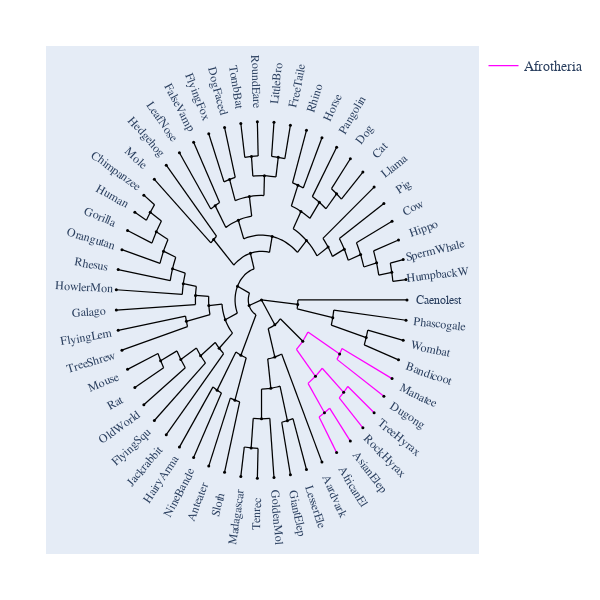

Notebook code cell kept with this figure:
### Markdown cell above
## With Contemporaneous Tips

### Code cell
fig.contemporaneous = True
fig.label_pad = 0.23
fig.show()

### Figure 1 — Plotly figure (JSON) as saved in the notebook; plotly's stock layout.template omitted (floating-point values rounded to 4 significant figures; data arrays with more than 128 entries replaced by an {"elided": "..."} marker saying what was removed)
{"data": [{"line": {"color": "black", "shape": "spline", "smoothing": 1.3, "width": 1.25}, "mode": "lines", "showlegend": false, "type": "scatter", "x": {"elided": "766 float values"}, "y": {"elided": "766 float values"}}, {"legendgroup": "Afrotheria", "line": {"color": "magenta", "width": 1.25}, "mode": "lines", "name": "Afrotheria", "type": "scatter", "x": [0.2401, 0.2634, 0.2839, null, 0.2401, 0.3711, null, 0.3199, 0.3594, 0.3711, null, 0.3199, 0.4327, null, 0.3959, 0.4327, null, 0.3959, 0.5164, null, 0.4327, 0.4682, null, 0.4682, 0.6106, null, 0.3711, 0.407, 0.4175, null, 0.4175, 0.5648, null, 0.5343, 0.5648, null, 0.5343, 0.6969, null, 0.5648, 0.5935, null, 0.5935, 0.7741, null, 0.2839, 0.303, 0.3193, null, 0.3193, 0.537, null, 0.5188, 0.537, null, 0.5188, 0.8413, null, 0.537, 0.5534, null, 0.5534, 0.8974, null], "y": [-0.2771, -0.2551, -0.2321, null, -0.2771, -0.4283, null, -0.4678, -0.4381, -0.4283, null, -0.4678, -0.6329, null, -0.6565, -0.6329, null, -0.6565, -0.8563, null, -0.6329, -0.6071, null, -0.6071, -0.7919, null, -0.4283, -0.3943, -0.3832, null, -0.3832, -0.5184, null, -0.5498, -0.5184, null, -0.5498, -0.7171, null, -0.5184, -0.4853, null, -0.4853, -0.633, null, -0.2321, -0.2065, -0.1803, null, -0.1803, -0.3032, null, -0.3334, -0.3032, null, -0.3334, -0.5406, null, -0.3032, -0.2721, null, -0.2721, -0.4412, null]}, {"hoverinfo": "text", "marker": {"color": "black", "size": 3, "symbol": "circle"}, "mode": "markers", "showlegend": false, "text": ["root", "edge.37", "edge.33", "edge.19", "edge.17", "edge.16", "edge.15", "edge.14", "edge.13", "edge.12", "edge.11", "HumpbackW", "SpermWhale", "Hippo", "Cow", "Pig", "Llama", "edge.10", "edge.9", "edge.8", "Cat", "Dog", "Pangolin", "edge.7", "Horse", "Rhino", "edge.6", "edge.4", "edge.3", "edge.1", "FreeTaile", "LittleBro", "edge.2", "RoundEare", "TombBat", "edge.0", "DogFaced", "FlyingFox", "edge.5", "FalseVamp", "LeafNose", "edge.18", "Hedgehog", "Mole", "edge.32", "edge.27", "edge.26", "edge.25", "edge.24", "edge.23", "edge.22", "edge.21", "Chimpanzee", "Human", "Gorilla", "Orangutan", "Rhesus", "HowlerMon", "Galago", "edge.20", "FlyingLem", "TreeShrew", "edge.31", "edge.30", "edge.29", "edge.28", "Mouse", "Rat", "OldWorld", "FlyingSqu", "Jackrabbit", "edge.36", "edge.34", "HairyArma", "NineBande", "edge.35", "Anteater", "Sloth", "edge.48", "edge.47", "edge.46", "edge.44", "edge.43", "Madagascar", "Tenrec", "GoldenMol", "edge.45", "GiantElep", "LesserEle", "Aardvark", "edge.42", "edge.41", "edge.39", "AfricanEl", "AsianElep", "edge.40", "RockHyrax", "TreeHyrax", "edge.38", "Dugong", "Manatee", "edge.51", "edge.50", "edge.49", "Bandicoot", "Wombat", "Phascogale", "Caenolest"], "type": "scatter", "x": [0, -0.08527, -0.1649, -0.07649, 0.07317, 0.3091, 0.4578, 0.5691, 0.6814, 0.7913, 0.8958, 0.9935, 0.974, 0.9418, 0.8974, 0.8413, 0.7741, 0.2711, 0.3978, 0.516, 0.6969, 0.6106, 0.5164, 0.2506, 0.4154, 0.309, -0.1595, -0.08338, 0.0199, 0.115, 0.1986, 0.08558, -0.06915, -0.02856, -0.1423, -0.2197, -0.2542, -0.3628, -0.3189, -0.4667, -0.5644, -0.3295, -0.6549, -0.7367, -0.2492, -0.3623, -0.4538, -0.5378, -0.6119, -0.6739, -0.7236, -0.7648, -0.809, -0.8707, -0.9211, -0.9595, -0.9854, -0.9984, -0.9984, -0.5165, -0.9854, -0.9595, -0.2911, -0.4185, -0.5547, -0.6934, -0.9211, -0.8707, -0.809, -0.7367, -0.6549, -0.1416, -0.3051, -0.5644, -0.4667, -0.1826, -0.3628, -0.2542, 0.0916, 0.09162, 0.06408, -1.225e-16, -0.07131, -0.1423, -0.02856, 0.08558, 0.178, 0.1986, 0.309, 0.4154, 0.2839, 0.3711, 0.4327, 0.5164, 0.6106, 0.5648, 0.6969, 0.7741, 0.537, 0.8413, 0.8974, 0.2488, 0.49, 0.7196, 0.9418, 0.974, 0.9935, 1], "y": [0, -0.03152, 0.07649, 0.2618, 0.3562, 0.3332, 0.2965, 0.2848, 0.2542, 0.208, 0.155, 0.114, 0.2265, 0.336, 0.4412, 0.5406, 0.633, 0.4965, 0.5475, 0.5954, 0.7171, 0.7919, 0.8563, 0.6436, 0.9096, 0.9511, 0.4471, 0.5799, 0.6967, 0.7999, 0.9801, 0.9963, 0.8051, 0.9996, 0.9898, 0.6761, 0.9671, 0.9319, 0.5289, 0.8844, 0.8255, 0.339, 0.7557, 0.6762, -0.1107, -0.03144, 0.02514, 0.09109, 0.1749, 0.2735, 0.3818, 0.4915, 0.5878, 0.4917, 0.3893, 0.2817, 0.1705, 0.05709, -0.05709, -0.1201, -0.1705, -0.2817, -0.271, -0.3133, -0.3345, -0.3409, -0.3893, -0.4917, -0.5878, -0.6762, -0.7557, -0.3101, -0.506, -0.8255, -0.8844, -0.562, -0.9319, -0.9671, -0.1392, -0.3205, -0.4959, -0.6667, -0.8303, -0.9898, -0.9996, -0.9963, -0.677, -0.9801, -0.9511, -0.9096, -0.2321, -0.4283, -0.6329, -0.8563, -0.7919, -0.5184, -0.7171, -0.633, -0.3032, -0.5406, -0.4412, -0.02495, -0.0993, -0.2113, -0.336, -0.2265, -0.114, -2.449e-16]}], "layout": {"annotations": [{"font": {"family": "Inconsolata, monospace", "size": 12}, "showarrow": false, "text": "HumpbackW ", "textangle": -6.545, "x": 1.222, "xanchor": "center", "xref": "x", "y": 0.1402, "yanchor": "middle", "yref": "y"}, {"font": {"family": "Inconsolata, monospace", "size": 12}, "showarrow": false, "text": "SpermWhale", "textangle": -13.09, "x": 1.198, "xanchor": "center", "xref": "x", "y": 0.2786, "yanchor": "middle", "yref": "y"}, {"font": {"family": "Inconsolata, monospace", "size": 12}, "showarrow": false, "text": "Hippo     ", "textangle": -19.64, "x": 1.158, "xanchor": "center", "xref": "x", "y": 0.4133, "yanchor": "middle", "yref": "y"}, {"font": {"family": "Inconsolata, monospace", "size": 12}, "showarrow": false, "text": "Cow       ", "textangle": -26.18, "x": 1.104, "xanchor": "center", "xref": "x", "y": 0.5427, "yanchor": "middle", "yref": "y"}, {"font": {"family": "Inconsolata, monospace", "size": 12}, "showarrow": false, "text": "Pig       ", "textangle": -32.73, "x": 1.035, "xanchor": "center", "xref": "x", "y": 0.665, "yanchor": "middle", "yref": "y"}, {"font": {"family": "Inconsolata, monospace", "size": 12}, "showarrow": false, "text": "Llama     ", "textangle": -39.27, "x": 0.9522, "xanchor": "center", "xref": "x", "y": 0.7786, "yanchor": "middle", "yref": "y"}, {"font": {"family": "Inconsolata, monospace", "size": 12}, "showarrow": false, "text": "Cat       ", "textangle": -45.82, "x": 0.8572, "xanchor": "center", "xref": "x", "y": 0.8821, "yanchor": "middle", "yref": "y"}, {"font": {"family": "Inconsolata, monospace", "size": 12}, "showarrow": false, "text": "Dog       ", "textangle": -52.36, "x": 0.7511, "xanchor": "center", "xref": "x", "y": 0.974, "yanchor": "middle", "yref": "y"}, {"font": {"family": "Inconsolata, monospace", "size": 12}, "showarrow": false, "text": "Pangolin  ", "textangle": -58.91, "x": 0.6352, "xanchor": "center", "xref": "x", "y": 1.053, "yanchor": "middle", "yref": "y"}, {"font": {"family": "Inconsolata, monospace", "size": 12}, "showarrow": false, "text": "Horse     ", "textangle": -65.45, "x": 0.511, "xanchor": "center", "xref": "x", "y": 1.119, "yanchor": "middle", "yref": "y"}, {"font": {"family": "Inconsolata, monospace", "size": 12}, "showarrow": false, "text": "Rhino     ", "textangle": -72, "x": 0.3801, "xanchor": "center", "xref": "x", "y": 1.17, "yanchor": "middle", "yref": "y"}, {"font": {"family": "Inconsolata, monospace", "size": 12}, "showarrow": false, "text": "FreeTaile ", "textangle": -78.55, "x": 0.2443, "xanchor": "center", "xref": "x", "y": 1.206, "yanchor": "middle", "yref": "y"}, {"font": {"family": "Inconsolata, monospace", "size": 12}, "showarrow": false, "text": "LittleBro ", "textangle": -85.09, "x": 0.1053, "xanchor": "center", "xref": "x", "y": 1.225, "yanchor": "middle", "yref": "y"}, {"font": {"family": "Inconsolata, monospace", "size": 12}, "showarrow": false, "text": " RoundEare", "textangle": 88.36, "x": -0.03512, "xanchor": "center", "xref": "x", "y": 1.229, "yanchor": "middle", "yref": "y"}, {"font": {"family": "Inconsolata, monospace", "size": 12}, "showarrow": false, "text": "   TombBat", "textangle": 81.82, "x": -0.175, "xanchor": "center", "xref": "x", "y": 1.217, "yanchor": "middle", "yref": "y"}, {"font": {"family": "Inconsolata, monospace", "size": 12}, "showarrow": false, "text": "  DogFaced", "textangle": 75.27, "x": -0.3127, "xanchor": "center", "xref": "x", "y": 1.19, "yanchor": "middle", "yref": "y"}, {"font": {"family": "Inconsolata, monospace", "size": 12}, "showarrow": false, "text": " FlyingFox", "textangle": 68.73, "x": -0.4463, "xanchor": "center", "xref": "x", "y": 1.146, "yanchor": "middle", "yref": "y"}, {"font": {"family": "Inconsolata, monospace", "size": 12}, "showarrow": false, "text": " FalseVamp", "textangle": 62.18, "x": -0.574, "xanchor": "center", "xref": "x", "y": 1.088, "yanchor": "middle", "yref": "y"}, {"font": {"family": "Inconsolata, monospace", "size": 12}, "showarrow": false, "text": "  LeafNose", "textangle": 55.64, "x": -0.6943, "xanchor": "center", "xref": "x", "y": 1.015, "yanchor": "middle", "yref": "y"}, {"font": {"family": "Inconsolata, monospace", "size": 12}, "showarrow": false, "text": "  Hedgehog", "textangle": 49.09, "x": -0.8055, "xanchor": "center", "xref": "x", "y": 0.9296, "yanchor": "middle", "yref": "y"}, {"font": {"family": "Inconsolata, monospace", "size": 12}, "showarrow": false, "text": "      Mole", "textangle": 42.55, "x": -0.9062, "xanchor": "center", "xref": "x", "y": 0.8317, "yanchor": "middle", "yref": "y"}, {"font": {"family": "Inconsolata, monospace", "size": 12}, "showarrow": false, "text": "Chimpanzee", "textangle": 36, "x": -0.9951, "xanchor": "center", "xref": "x", "y": 0.723, "yanchor": "middle", "yref": "y"}, {"font": {"family": "Inconsolata, monospace", "size": 12}, "showarrow": false, "text": "     Human", "textangle": 29.45, "x": -1.071, "xanchor": "center", "xref": "x", "y": 0.6048, "yanchor": "middle", "yref": "y"}, {"font": {"family": "Inconsolata, monospace", "size": 12}, "showarrow": false, "text": "   Gorilla", "textangle": 22.91, "x": -1.133, "xanchor": "center", "xref": "x", "y": 0.4788, "yanchor": "middle", "yref": "y"}, {"font": {"family": "Inconsolata, monospace", "size": 12}, "showarrow": false, "text": " Orangutan", "textangle": 16.36, "x": -1.18, "xanchor": "center", "xref": "x", "y": 0.3465, "yanchor": "middle", "yref": "y"}, {"font": {"family": "Inconsolata, monospace", "size": 12}, "showarrow": false, "text": "    Rhesus", "textangle": 9.818, "x": -1.212, "xanchor": "center", "xref": "x", "y": 0.2097, "yanchor": "middle", "yref": "y"}, {"font": {"family": "Inconsolata, monospace", "size": 12}, "showarrow": false, "text": " HowlerMon", "textangle": 3.273, "x": -1.228, "xanchor": "center", "xref": "x", "y": 0.07022, "yanchor": "middle", "yref": "y"}, {"font": {"family": "Inconsolata, monospace", "size": 12}, "showarrow": false, "text": "    Galago", "textangle": -3.273, "x": -1.228, "xanchor": "center", "xref": "x", "y": -0.07022, "yanchor": "middle", "yref": "y"}, {"font": {"family": "Inconsolata, monospace", "size": 12}, "showarrow": false, "text": " FlyingLem", "textangle": -9.818, "x": -1.212, "xanchor": "center", "xref": "x", "y": -0.2097, "yanchor": "middle", "yref": "y"}, {"font": {"family": "Inconsolata, monospace", "size": 12}, "showarrow": false, "text": " TreeShrew", "textangle": -16.36, "x": -1.18, "xanchor": "center", "xref": "x", "y": -0.3465, "yanchor": "middle", "yref": "y"}, {"font": {"family": "Inconsolata, monospace", "size": 12}, "showarrow": false, "text": "     Mouse", "textangle": -22.91, "x": -1.133, "xanchor": "center", "xref": "x", "y": -0.4788, "yanchor": "middle", "yref": "y"}, {"font": {"family": "Inconsolata, monospace", "size": 12}, "showarrow": false, "text": "       Rat", "textangle": -29.45, "x": -1.071, "xanchor": "center", "xref": "x", "y": -0.6048, "yanchor": "middle", "yref": "y"}, {"font": {"family": "Inconsolata, monospace", "size": 12}, "showarrow": false, "text": "  OldWorld", "textangle": -36, "x": -0.9951, "xanchor": "center", "xref": "x", "y": -0.723, "yanchor": "middle", "yref": "y"}, {"font": {"family": "Inconsolata, monospace", "size": 12}, "showarrow": false, "text": " FlyingSqu", "textangle": -42.55, "x": -0.9062, "xanchor": "center", "xref": "x", "y": -0.8317, "yanchor": "middle", "yref": "y"}, {"font": {"family": "Inconsolata, monospace", "size": 12}, "showarrow": false, "text": "Jackrabbit", "textangle": -49.09, "x": -0.8055, "xanchor": "center", "xref": "x", "y": -0.9296, "yanchor": "middle", "yref": "y"}, {"font": {"family": "Inconsolata, monospace", "size": 12}, "showarrow": false, "text": " HairyArma", "textangle": -55.64, "x": -0.6943, "xanchor": "center", "xref": "x", "y": -1.015, "yanchor": "middle", "yref": "y"}, {"font": {"family": "Inconsolata, monospace", "size": 12}, "showarrow": false, "text": " NineBande", "textangle": -62.18, "x": -0.574, "xanchor": "center", "xref": "x", "y": -1.088, "yanchor": "middle", "yref": "y"}, {"font": {"family": "Inconsolata, monospace", "size": 12}, "showarrow": false, "text": "  Anteater", "textangle": -68.73, "x": -0.4463, "xanchor": "center", "xref": "x", "y": -1.146, "yanchor": "middle", "yref": "y"}, {"font": {"family": "Inconsolata, monospace", "size": 12}, "showarrow": false, "text": "     Sloth", "textangle": -75.27, "x": -0.3127, "xanchor": "center", "xref": "x", "y": -1.19, "yanchor": "middle", "yref": "y"}, {"font": {"family": "Inconsolata, monospace", "size": 12}, "showarrow": false, "text": "Madagascar", "textangle": -81.82, "x": -0.175, "xanchor": "center", "xref": "x", "y": -1.217, "yanchor": "middle", "yref": "y"}, {"font": {"family": "Inconsolata, monospace", "size": 12}, "showarrow": false, "text": "    Tenrec", "textangle": -88.36, "x": -0.03512, "xanchor": "center", "xref": "x", "y": -1.229, "yanchor": "middle", "yref": "y"}, {"font": {"family": "Inconsolata, monospace", "size": 12}, "showarrow": false, "text": "GoldenMol ", "textangle": 85.09, "x": 0.1053, "xanchor": "center", "xref": "x", "y": -1.225, "yanchor": "middle", "yref": "y"}, {"font": {"family": "Inconsolata, monospace", "size": 12}, "showarrow": false, "text": "GiantElep ", "textangle": 78.55, "x": 0.2443, "xanchor": "center", "xref": "x", "y": -1.206, "yanchor": "middle", "yref": "y"}, {"font": {"family": "Inconsolata, monospace", "size": 12}, "showarrow": false, "text": "LesserEle ", "textangle": 72, "x": 0.3801, "xanchor": "center", "xref": "x", "y": -1.17, "yanchor": "middle", "yref": "y"}, {"font": {"family": "Inconsolata, monospace", "size": 12}, "showarrow": false, "text": "Aardvark  ", "textangle": 65.45, "x": 0.511, "xanchor": "center", "xref": "x", "y": -1.119, "yanchor": "middle", "yref": "y"}, {"font": {"family": "Inconsolata, monospace", "size": 12}, "showarrow": false, "text": "AfricanEl ", "textangle": 58.91, "x": 0.6352, "xanchor": "center", "xref": "x", "y": -1.053, "yanchor": "middle", "yref": "y"}, {"font": {"family": "Inconsolata, monospace", "size": 12}, "showarrow": false, "text": "AsianElep ", "textangle": 52.36, "x": 0.7511, "xanchor": "center", "xref": "x", "y": -0.974, "yanchor": "middle", "yref": "y"}, {"font": {"family": "Inconsolata, monospace", "size": 12}, "showarrow": false, "text": "RockHyrax ", "textangle": 45.82, "x": 0.8572, "xanchor": "center", "xref": "x", "y": -0.8821, "yanchor": "middle", "yref": "y"}, {"font": {"family": "Inconsolata, monospace", "size": 12}, "showarrow": false, "text": "TreeHyrax ", "textangle": 39.27, "x": 0.9522, "xanchor": "center", "xref": "x", "y": -0.7786, "yanchor": "middle", "yref": "y"}, {"font": {"family": "Inconsolata, monospace", "size": 12}, "showarrow": false, "text": "Dugong    ", "textangle": 32.73, "x": 1.035, "xanchor": "center", "xref": "x", "y": -0.665, "yanchor": "middle", "yref": "y"}, {"font": {"family": "Inconsolata, monospace", "size": 12}, "showarrow": false, "text": "Manatee   ", "textangle": 26.18, "x": 1.104, "xanchor": "center", "xref": "x", "y": -0.5427, "yanchor": "middle", "yref": "y"}, {"font": {"family": "Inconsolata, monospace", "size": 12}, "showarrow": false, "text": "Bandicoot ", "textangle": 19.64, "x": 1.158, "xanchor": "center", "xref": "x", "y": -0.4133, "yanchor": "middle", "yref": "y"}, {"font": {"family": "Inconsolata, monospace", "size": 12}, "showarrow": false, "text": "Wombat    ", "textangle": 13.09, "x": 1.198, "xanchor": "center", "xref": "x", "y": -0.2786, "yanchor": "middle", "yref": "y"}, {"font": {"family": "Inconsolata, monospace", "size": 12}, "showarrow": false, "text": "Phascogale", "textangle": 6.545, "x": 1.222, "xanchor": "center", "xref": "x", "y": -0.1402, "yanchor": "middle", "yref": "y"}, {"font": {"family": "Inconsolata, monospace", "size": 12}, "showarrow": false, "text": "Caenolest ", "textangle": 0, "x": 1.23, "xanchor": "center", "xref": "x", "y": -3.013e-16, "yanchor": "middle", "yref": "y"}], "autosize": true, "font": {"family": "Balto", "size": 14}, "height": 600, "hovermode": "closest", "margin": {"b": 50, "l": 50, "pad": 4, "r": 50, "t": 50}, "showlegend": true, "width": 600, "xaxis": {"autorange": true, "range": [-1.449, 1.448], "type": "linear", "visible": false}, "yaxis": {"autorange": true, "range": [-1.411, 1.411], "type": "linear", "visible": false}}}
